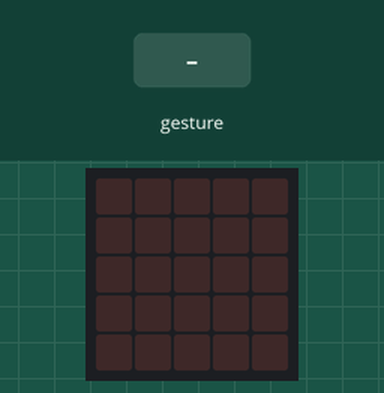
A program run on a simulated BBC micro:bit running MicroPython. Parts: the board's 5×5 LED display. The test bench sets the inputs (shaded band). Random numbers come from a fixed seed; a tilt is held for 1.5 s and a shake lasts 1 s, then the board lies face up again.

Above: at 1.2 s.
1.3 s: gesture 'shake'
At 1.95 s:
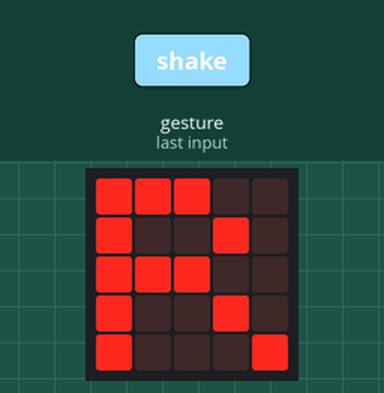
At 3.2 s:
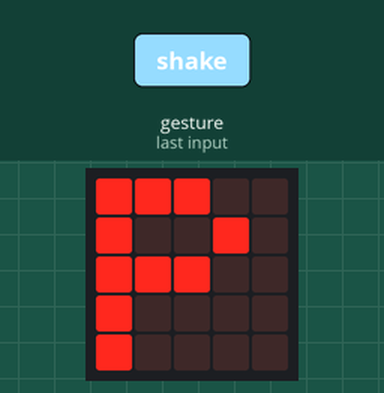
3.6 s: gesture 'shake'
At 3.95 s:
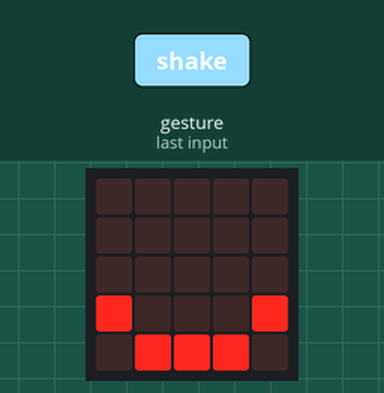
Timing chart, 0 to 6.6 s (numbered marks = the images above; inputs shaded):
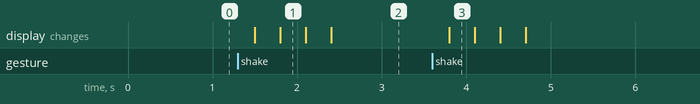

The program:

rock-paper-scissors.py
```python
from microbit import *
import random

ROCK = "R"
PAPER = "P"
SCISSORS = "S"

while True:
    gesture = accelerometer.current_gesture()
    if gesture == "shake":
        display.show(Image.SMILE)
        sleep(1)
        handshape = random.randint(0,2)

        if handshape == 0:
            display.show(ROCK)
        elif handshape == 1:
            display.show(PAPER)
        else:
            display.show(SCISSORS)

# TODO Count down 3,2,1 before showing the selection
# TODO Create another script to keep score for two players.
```

Measured:
- after the input at 1.3 s, the display: first changes after 0.20 s (image 1 shows a later state)
- after the input at 3.6 s, the display: changes after 0.20 s (image 3)
